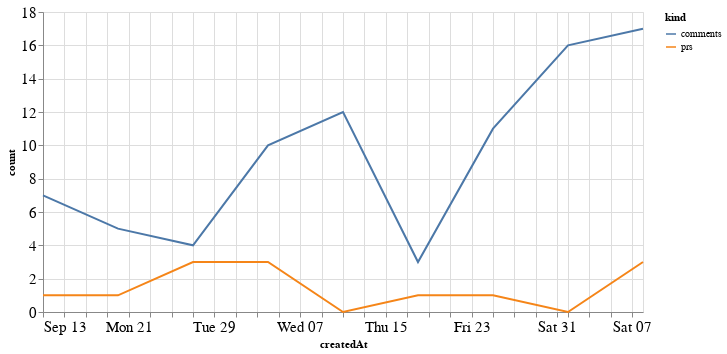

This figure's notebook cell:
### Code cell
alt.Chart(total_time, width=600).mark_line().encode(
    x='createdAt',
    y='count',
    color='kind'
)

### Figure 1 — Vega-Lite specification as saved in the notebook (floating-point values rounded to 4 significant figures)
{"config": {"axisLeft": {"labelFontSize": 15}, "axisBottom": {"labelFontSize": 15}}, "data": {"name": "data-07b6d7331b9139d6fe973d93a50a8348"}, "mark": "line", "encoding": {"color": {"type": "nominal", "field": "kind"}, "x": {"type": "temporal", "field": "createdAt"}, "y": {"type": "quantitative", "field": "count"}}, "width": 600, "$schema": "https://vega.github.io/schema/vega-lite/v4.8.1.json", "datasets": {"data-07b6d7331b9139d6fe973d93a50a8348": [{"createdAt": "2020-09-13T00:00:00", "kind": "prs", "count": 1}, {"createdAt": "2020-09-20T00:00:00", "kind": "prs", "count": 1}, {"createdAt": "2020-09-27T00:00:00", "kind": "prs", "count": 3}, {"createdAt": "2020-10-04T00:00:00", "kind": "prs", "count": 3}, {"createdAt": "2020-10-11T00:00:00", "kind": "prs", "count": 0}, {"createdAt": "2020-10-18T00:00:00", "kind": "prs", "count": 1}, {"createdAt": "2020-10-25T00:00:00", "kind": "prs", "count": 1}, {"createdAt": "2020-11-01T00:00:00", "kind": "prs", "count": 0}, {"createdAt": "2020-11-08T00:00:00", "kind": "prs", "count": 3}, {"createdAt": "2020-09-13T00:00:00", "kind": "comments", "count": 7}, {"createdAt": "2020-09-20T00:00:00", "kind": "comments", "count": 5}, {"createdAt": "2020-09-27T00:00:00", "kind": "comments", "count": 4}, {"createdAt": "2020-10-04T00:00:00", "kind": "comments", "count": 10}, {"createdAt": "2020-10-11T00:00:00", "kind": "comments", "count": 12}, {"createdAt": "2020-10-18T00:00:00", "kind": "comments", "count": 3}, {"createdAt": "2020-10-25T00:00:00", "kind": "comments", "count": 11}, {"createdAt": "2020-11-01T00:00:00", "kind": "comments", "count": 16}, {"createdAt": "2020-11-08T00:00:00", "kind": "comments", "count": 17}]}}
